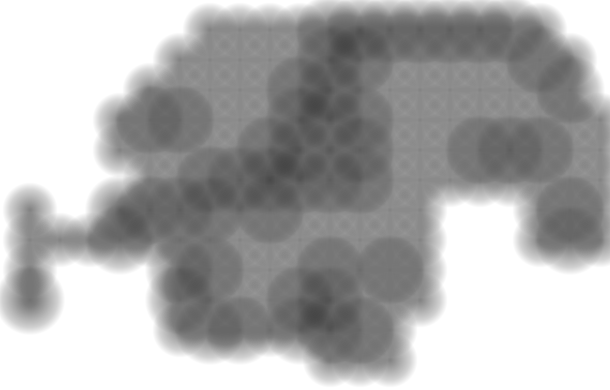
Frame 1 (no input)
Frame 60 (the mouse pressed at the canvas centre just before this capture): identical to frame 1, image omitted
Frame 120 (the mouse held since frame 60 and released just before this capture): identical to frame 1, image omitted

The Processing sketch that drew this single still picture (run headless with seeded random() and noise(); from frame 60 on, the mouse is pressed at the canvas centre):

// Processing sketch: processing_83359
// ── processing_83359.pde

float[] x = new float[1000];
float[] y = new float[1000];
int[] temp = {
  0, 0, 0, 0, 0, 0, 55, 55, 55, 55, 70, 70, 70, 70, 70, 70, 70, 55, 0, 0, 0, 0, 0, 0, 0, 55, 55, 55, 55, 55, 70, 70, 55, 55, 55, 55, 55, 70, 55, 0, 0, 0, 0, 0, 55, 55, 55, 55, 55, 70, 70, 55, 55, 55, 55, 55, 55, 55, 70, 0, 0, 0, 0, 55, 70, 70, 55, 55, 55, 70, 70, 70, 55, 55, 55, 55, 55, 55, 55, 55, 0, 0, 0, 55, 55, 55, 55, 55, 70, 70, 55, 70, 55, 55, 55, 70, 70, 70, 55, 55, 0, 0, 0, 0, 55, 55, 70, 70, 70, 70, 70, 70, 55, 55, 55, 55, 55, 55, 55, 55, 55, 0, 0, 70, 70, 70, 70, 55, 70, 55, 55, 55, 55, 55, 0, 0, 0, 55, 70, 55, 55, 55, 55, 70, 55, 55, 55, 55, 55, 55, 55, 55, 55, 55, 0, 0, 0, 55, 70, 55, 55, 0, 0, 0, 0, 70, 70, 55, 55, 55, 70, 55, 70, 55, 0, 0, 0, 0, 0, 0, 70, 0, 0, 0, 0, 70, 55, 55, 55, 70, 70, 55, 55, 55, 0, 0, 0, 0, 0, 0, 0, 0, 0, 0, 0, 55, 70, 70, 55, 70, 70, 70, 55, 0, 0, 0, 0, 0, 0, 0, 0, 0, 0, 0, 0, 0, 0, 0, 0, 0, 55, 55, 55, 0, 0, 0, 0, 0, 0, 0,
};

void setup() {
  background(255, 255, 255);
  size (
  610, 390
    );
  smooth();
  noStroke();
  int i = 0;
  int s=30;
  while (i < 300) {
    x[i] = s;
    y[i] = s;
    s=s+30;
    i=i+1;
  }
  row1();
  row2();
  row3();
  row4();
  row5();
  row6();
  row7();
  row8();
  row9();
  row10();
  row11();
  row12();
  save("VIS.png");
}

void draw() {
}

void row1 () {
  int i=0;
  while (i<20) {
    int l = 0;
    int d=temp[i];
    while (l<temp[i]) {
      fill(0, 0, 0, 3);
      ellipse(x[i], y[0], d, d);
      l=l+1;
      d=d-1;
    }
    i=i+1;
  }
}

void row2 () {
  int i=20;
  while (i<40) {
    int l = 0;
    int d=temp[i];
    while (l<temp[i]) {
      fill(0, 0, 0, 3);
      ellipse(x[i-20], y[1], d, d);
      l=l+1;
      d=d-1;
    }
    i=i+1;
  }
}

void row3 () {
  int i=40;
  while (i<60) {
    int l = 0;
    int d=temp[i];
    while (l<temp[i]) {
      fill(0, 0, 0, 3);
      ellipse(x[i-40], y[2], d, d);
      l=l+1;
      d=d-1;
    }
    i=i+1;
  }
}

void row4 () {
  int i=60;
  while (i<80) {
    int l = 0;
    int d=temp[i];
    while (l<temp[i]) {
      fill(0, 0, 0, 3);
      ellipse(x[i-60], y[3], d, d);
      l=l+1;
      d=d-1;
    }
    i=i+1;
  }
}

void row5 () {
  int i=80;
  while (i<100) {
    int l = 0;
    int d=temp[i];
    while (l<temp[i]) {
      fill(0, 0, 0, 3);
      ellipse(x[i-80], y[4], d, d);
      l=l+1;
      d=d-1;
    }
    i=i+1;
  }
}

void row6 () {
  int i=100;
  while (i<120) {
    int l = 0;
    int d=temp[i];
    while (l<temp[i]) {
      fill(0, 0, 0, 3);
      ellipse(x[i-100], y[5], d, d);
      l=l+1;
      d=d-1;
    }
    i=i+1;
  }
}

void row7 () {
  int i=120;
  while (i<140) {
    int l = 0;
    int d=temp[i];
    while (l<temp[i]) {
      fill(0, 0, 0, 3);
      ellipse(x[i-120], y[6], d, d);
      l=l+1;
      d=d-1;
    }
    i=i+1;
  }
}

void row8 () {
  int i=140;
  while (i<160) {
    int l = 0;
    int d=temp[i];
    while (l<temp[i]) {
      fill(0, 0, 0, 3);
      ellipse(x[i-140], y[7], d, d);
      l=l+1;
      d=d-1;
    }
    i=i+1;
  }
}

void row9 () {
  int i=160;
  while (i<180) {
    int l = 0;
    int d=temp[i];
    while (l<temp[i]) {
      fill(0, 0, 0, 3);
      ellipse(x[i-160], y[8], d, d);
      l=l+1;
      d=d-1;
    }
    i=i+1;
  }
}

void row10 () {
  int i=180;
  while (i<200) {
    int l = 0;
    int d=temp[i];
    while (l<temp[i]) {
      fill(0, 0, 0, 3);
      ellipse(x[i-180], y[9], d, d);
      l=l+1;
      d=d-1;
    }
    i=i+1;
  }
}

void row11 () {
  int i=200;
  while (i<220) {
    int l = 0;
    int d=temp[i];
    while (l<temp[i]) {
      fill(0, 0, 0, 3);
      ellipse(x[i-200], y[10], d, d);
      l=l+1;
      d=d-1;
    }
    i=i+1;
  }
}

void row12 () {
  int i=220;
  while (i<240) {
    int l = 0;
    int d=temp[i];
    while (l<temp[i]) {
      fill(0, 0, 0, 3);
      ellipse(x[i-220], y[11], d, d);
      l=l+1;
      d=d-1;
    }
    i=i+1;
  }
}
